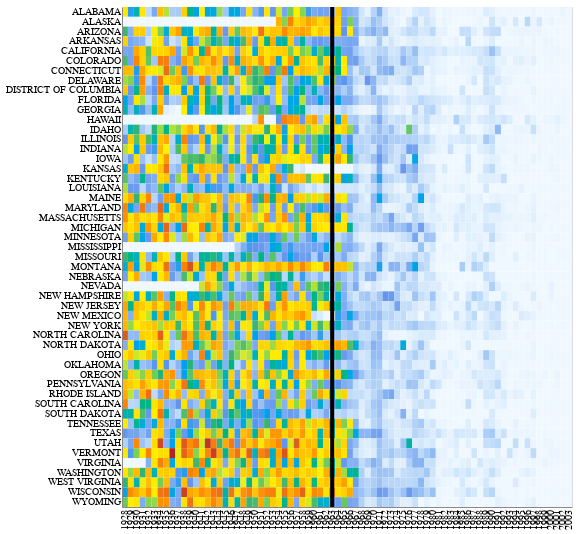

Describe this chart as a Vega-Lite specification.
### Vega-Lite specification from a JSON file in a GitHub repository (floating-point values rounded to 4 significant figures; data arrays with more than 128 entries replaced by an {"elided": "..."} marker saying what was removed)
{"layer": [{"data": {"name": "data-7c6a45a20b09aa090712bc9182fe0330"}, "mark": "rect", "encoding": {"color": {"type": "quantitative", "field": "incidence", "legend": null, "scale": {"domain": [0, 100, 200, 300, 1000, 3000], "range": ["#F0F8FF", "cornflowerblue", "mediumseagreen", "#FFEE00", "darkorange", "firebrick"], "type": "sqrt"}, "sort": "ascending"}, "tooltip": [{"type": "nominal", "field": "state"}, {"type": "quantitative", "field": "YEAR"}, {"type": "quantitative", "field": "incidence"}], "x": {"type": "ordinal", "axis": {"ticks": false, "title": null}, "field": "YEAR"}, "y": {"type": "nominal", "axis": {"ticks": false, "title": null}, "field": "state"}}, "height": 500, "width": 450}, {"data": {"name": "data-ab2328a599319c4ad43a14094a96bd74"}, "mark": {"type": "rule", "strokeWidth": 4}, "encoding": {"x": {"type": "ordinal", "field": "threshold"}}}], "$schema": "https://vega.github.io/schema/vega-lite/v4.8.1.json", "datasets": {"data-7c6a45a20b09aa090712bc9182fe0330": {"elided": "3876 records"}, "data-ab2328a599319c4ad43a14094a96bd74": [{"threshold": 1963}]}}
